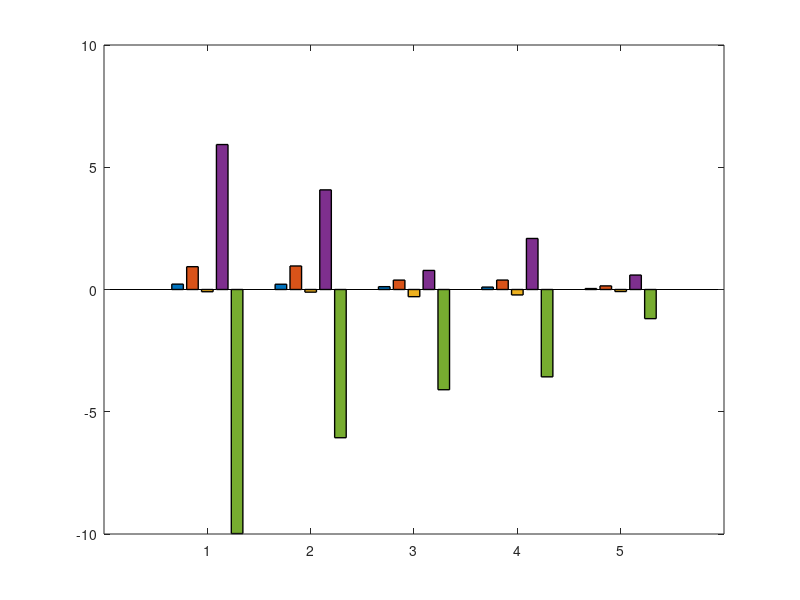

This figure's MATLAB source: (Note: this script raises an error after producing the figure.)
% ============================================================
% Global Relative Sensitivity Metrics (mu parameters - updated)
% Clean grouped bar plot (NO "data1" in legend)
% ============================================================

clear; clc; close all;

% -------------------------
% Data
% -------------------------
params = {'In\_{cc}','In\_{m}','In\_{treg}','In\_{teff}','In\_{f}'};

rd_msqr = [2.1988e-01  2.1526e-01  1.1579e-01  9.8796e-02  3.8365e-02];
rd_mabs = [9.3330e-01  9.6179e-01  3.8457e-01  3.8620e-01  1.4779e-01];
rd_mean = [-9.0962e-02 -1.0874e-01 -2.9341e-01 -2.2242e-01 -8.2998e-02];
rd_max  = [5.9286e+00  4.0749e+00  7.7950e-01  2.0872e+00  5.9066e-01];
rd_min  = [-9.9815e+00 -6.0624e+00 -4.0991e+00 -3.5724e+00 -1.1919e+00];

% Combine into matrix
Y = [rd_msqr(:), rd_mabs(:), rd_mean(:), rd_max(:), rd_min(:)];

% -------------------------
% Plot
% -------------------------
fig = figure('Color','w','Position',[10 10 700 450]);
b = bar(Y, 'grouped', 'LineWidth', 1.0);
hold on;

% -------------------------
% Colors
% -------------------------
b(1).FaceColor = [0.00 0.4470 0.7410];   % rd_msqr
b(2).FaceColor = [0.8500 0.3250 0.0980]; % rd_mabs
b(3).FaceColor = [0.4660 0.6740 0.1880]; % rd_mean
b(4).FaceColor = [0.6350 0.0780 0.1840]; % rd_max
b(5).FaceColor = [0.4940 0.1840 0.5560]; % rd_min

for i = 1:numel(b)
    b(i).EdgeColor = 'none';
end

% -------------------------
% Axes formatting
% -------------------------
ax = gca;
ax.XTick = 1:numel(params);
ax.XTickLabel = params;
ax.FontSize = 13;
ax.FontWeight = 'bold';
ax.LineWidth = 1.2;
ax.Box = 'off';
ax.TickDir = 'out';
xtickangle(35);

xlabel('Parameters', 'FontSize', 14, 'FontWeight', 'bold');
ylabel('Sensitivity Index', 'FontSize', 14, 'FontWeight', 'bold');

% -------------------------
% Zero line (REMOVE from legend)
% -------------------------
hline = yline(0, 'k-', 'LineWidth', 1.2);
hline.Annotation.LegendInformation.IconDisplayStyle = 'off';

% -------------------------
% Clean legend (NO "data1")
% -------------------------
lgd = legend([b(1), b(2), b(3), b(4), b(5)], ...
       {'rd\_msqr','rd\_mabs','rd\_mean','rd\_max','rd\_min'}, ...
       'Location','southeast', ...
       'FontSize',12, ...
       'Box','on');
lgd.AutoUpdate = 'off';

% -------------------------
% Grid
% -------------------------
grid on;
ax.GridAlpha = 0.15;

% -------------------------
% Save outputs
% -------------------------
exportgraphics(fig, 'N127_mu_relative_sensitivity_plot_v2.png', 'Resolution', 600);
savefig(fig, 'N127_mu_relative_sensitivity_plot_v2.fig');
